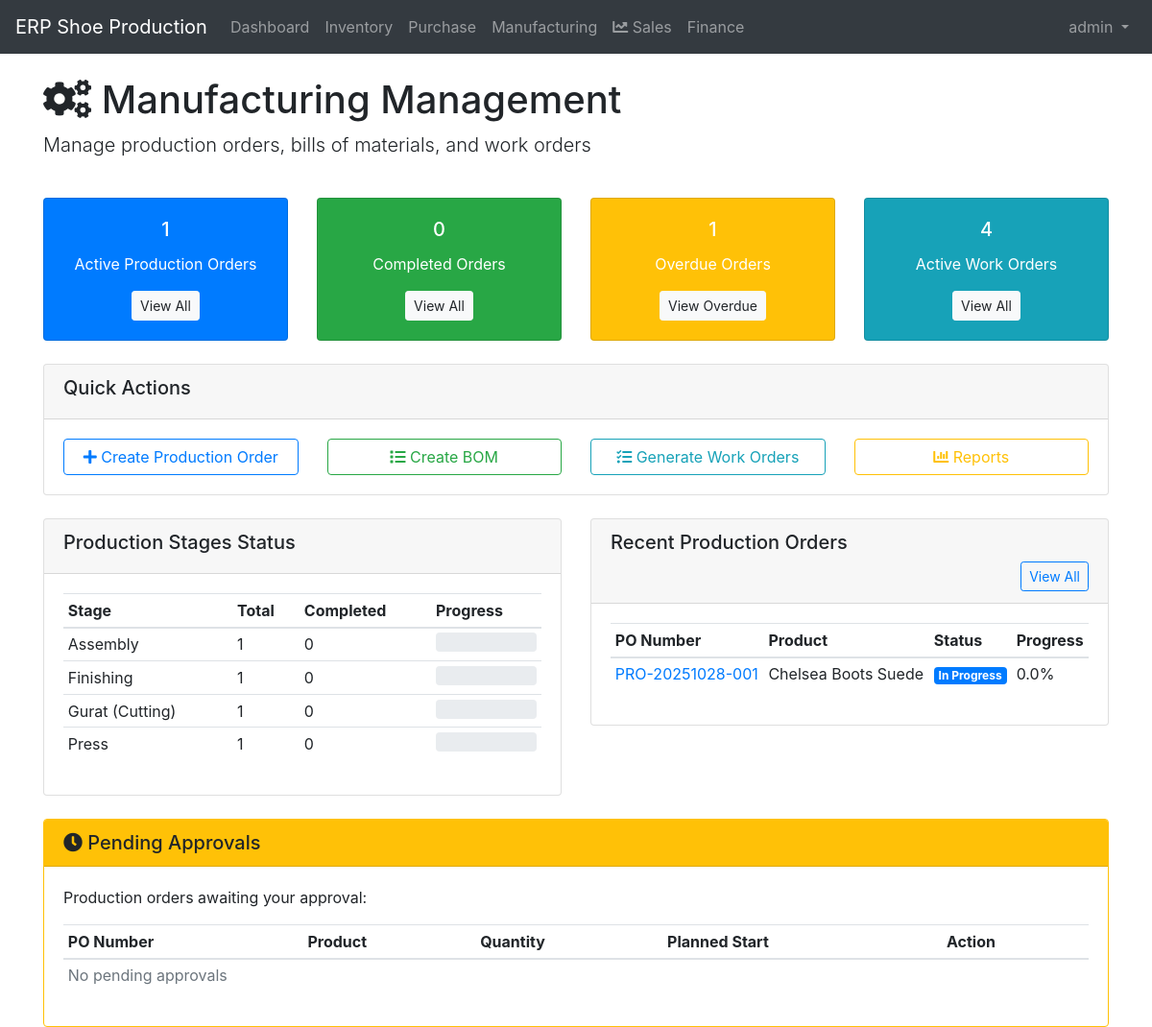
The page /manufacturing/ (signed in) on the database as committed earlier.
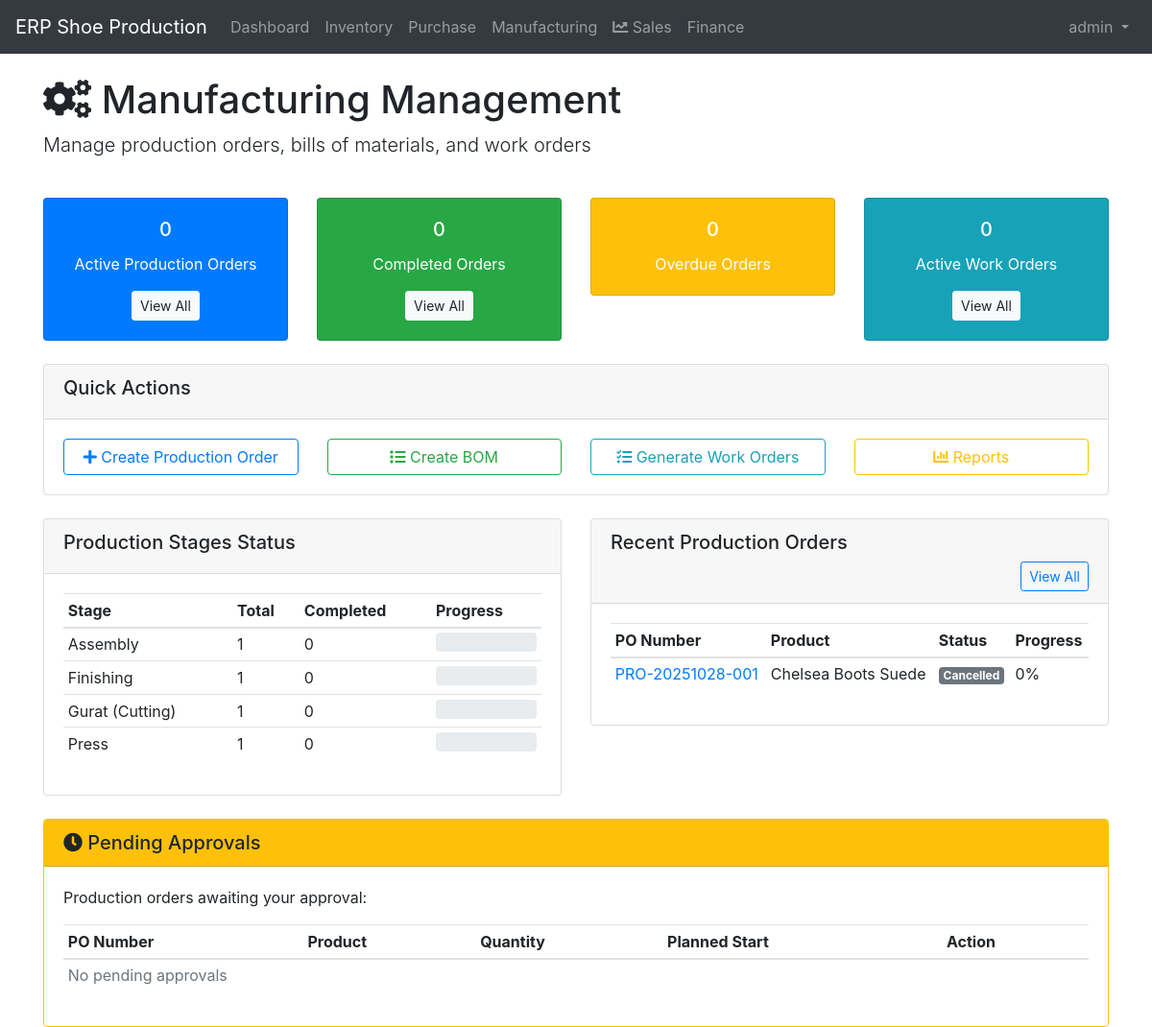
The same page on the database as committed later.
### manufacturing/models.py (models this page shows, shortened)
class ProductionOrder(models.Model):
    STATUS_CHOICES = [
        ('draft', 'Draft'),
        ('pending_approval', 'Pending Approval'),
        ('approved', 'Approved'),
        ('in_progress', 'In Progress'),
        ('completed', 'Completed'),
        ('cancelled', 'Cancelled'),
    ]
    PRIORITY_CHOICES = [
        ('low', 'Low'),
        ('medium', 'Medium'),
        ('high', 'High'),
        ('urgent', 'Urgent'),
    ]
    po_number = models.CharField(max_length=20, unique=True, help_text="Production order number")
    product = models.ForeignKey(FinishedProduct, on_delete=models.CASCADE, related_name='production_orders')
    quantity = models.DecimalField(max_digits=10, decimal_places=2, help_text="Quantity to produce")
    planned_start_date = models.DateField(help_text="Planned production start date")
    planned_end_date = models.DateField(help_text="Planned production completion date")
    actual_start_date = models.DateField(null=True, blank=True, help_text="Actual production start date")
    actual_end_date = models.DateField(null=True, blank=True, help_text="Actual production completion date")
    status = models.CharField(max_length=20, choices=STATUS_CHOICES, default='draft')
    priority = models.CharField(max_length=10, choices=PRIORITY_CHOICES, default='medium')
    created_by = models.ForeignKey(User, on_delete=models.CASCADE, related_name='created_production_orders')
    approved_by = models.ForeignKey(User, on_delete=models.SET_NULL, null=True, blank=True, related_name='approved_production_orders')
    approved_at = models.DateTimeField(null=True, blank=True)
    notes = models.TextField(blank=True, help_text="Additional notes")
    created_at = models.DateTimeField(auto_now_add=True)
    updated_at = models.DateTimeField(auto_now=True)
    class Meta:
        ordering = ['-planned_start_date', '-created_at']
        verbose_name = 'Production Order'
        verbose_name_plural = 'Production Orders'
    @property
    def progress_percentage(self):
        if self.status == 'completed':
            return 100
        elif self.status == 'in_progress':
            work_orders = self.work_orders.all()
            if work_orders.exists():
                completed_orders = work_orders.filter(status='completed').count()
                return round((completed_orders / work_orders.count()) * 100, 2)
        return 0

### inventory/models.py (models this page shows, shortened)
class FinishedProduct(models.Model):
    SIZE_CHOICES = [
        ('35', '35'),
        ('36', '36'),
        ('37', '37'),
        ('38', '38'),
        ('39', '39'),
        ('40', '40'),
        ('41', '41'),
        ('42', '42'),
        ('43', '43'),
        ('44', '44'),
        ('45', '45'),
    ]
    COLOR_CHOICES = [
        ('black', 'Black'),
        ('white', 'White'),
        ('brown', 'Brown'),
        ('blue', 'Blue'),
        ('red', 'Red'),
        ('green', 'Green'),
        ('yellow', 'Yellow'),
        ('gray', 'Gray'),
        ('navy', 'Navy'),
        ('beige', 'Beige'),
        ('sands', 'Sands'),
    ]
    code = models.CharField(max_length=20, unique=True)
    name = models.CharField(max_length=200)
    category = models.ForeignKey(ProductCategory, on_delete=models.CASCADE)
    size = models.CharField(max_length=10, choices=SIZE_CHOICES)
    color = models.CharField(max_length=20, choices=COLOR_CHOICES)
    description = models.TextField(blank=True)
    current_stock = models.IntegerField(default=0)
    minimum_stock = models.IntegerField(default=0)
    unit_price = models.DecimalField(max_digits=10, decimal_places=2, default=0)
    is_active = models.BooleanField(default=True)
    created_at = models.DateTimeField(auto_now_add=True)
    updated_at = models.DateTimeField(auto_now=True)

### manufacturing/views.py (the view)
# urls.py: path('', views.manufacturing_list, name='manufacturing_list'),
@login_required
def manufacturing_list(request):
    active_pos = ProductionOrder.objects.filter(status__in=['approved', 'in_progress']).count()
    completed_pos = ProductionOrder.objects.filter(status='completed').count()
    overdue_pos = ProductionOrder.objects.filter(
        planned_end_date__lt=timezone.now().date(),
        status__in=['approved', 'in_progress']
    ).count()
    active_work_orders = WorkOrder.objects.filter(status__in=['pending', 'in_progress']).count()
    recent_pos = ProductionOrder.objects.select_related('product', 'created_by').order_by('-created_at')[:5]
    stage_stats = WorkOrder.objects.values('stage').annotate(
        count=Count('id'),
        completed=Count('id', filter=Q(status='completed'))
    ).order_by('stage')
    context = {
        'active_pos': active_pos,
        'completed_pos': completed_pos,
        'overdue_pos': overdue_pos,
        'active_work_orders': active_work_orders,
        'recent_pos': recent_pos,
        'stage_stats': stage_stats,
    }
    return render(request, 'manufacturing/dashboard.html', context)

### templates/manufacturing/dashboard.html (shortened to what the changed rows need)
{% extends 'base.html' %}
{% load bootstrap4 %}
{% block content %}
<div class="row">
    <div class="col-12">
        <h1><i class="fas fa-cogs"></i> Manufacturing Management</h1>
    </div>
</div>
<div class="row mt-4">
    <div class="col-md-3">
        <div class="card text-center bg-primary text-white">
            <div class="card-body">
                <h5 class="card-title">{{ active_pos }}</h5>
                <p class="card-text">Active Production Orders</p>
                <a href="{% url 'production_order_list' %}" class="btn btn-light btn-sm">View All</a>
            </div>
        </div>
    </div>
    <div class="col-md-3">
        <div class="card text-center bg-warning text-white">
            <div class="card-body">
                <h5 class="card-title">{{ overdue_pos }}</h5>
                <p class="card-text">Overdue Orders</p>
                {% if overdue_pos > 0 %}
                    <a href="{% url 'production_order_list' %}?status=overdue" class="btn btn-light btn-sm">View Overdue</a>
                {% endif %}
            </div>
        </div>
    </div>
    <div class="col-md-3">
        <div class="card text-center bg-info text-white">
            <div class="card-body">
                <h5 class="card-title">{{ active_work_orders }}</h5>
                <p class="card-text">Active Work Orders</p>
                <a href="{% url 'work_order_list' %}" class="btn btn-light btn-sm">View All</a>
            </div>
        </div>
    </div>
</div>
<div class="row mt-4">
    <div class="col-md-6">
        <div class="card">
            <div class="card-body">
                <div class="table-responsive">
                    <table class="table table-sm">
                        <thead>
                            <tr>
                                <th>Stage</th>
                                <th>Total</th>
                                <th>Completed</th>
                                <th>Progress</th>
                            </tr>
                        </thead>
                    </table>
                </div>
            </div>
        </div>
    </div>
    <div class="col-md-6">
        <div class="card">
            <div class="card-body">
                <div class="table-responsive">
                    <table class="table table-sm">
                        <thead>
                            <tr>
                                <th>PO Number</th>
                                <th>Product</th>
                                <th>Status</th>
                                <th>Progress</th>
                            </tr>
                        </thead>
                        <tbody>
                            {% for po in recent_pos %}
                            <tr>
                                <td><a href="{% url 'production_order_detail' po.pk %}">{{ po.po_number }}</a></td>
                                <td>{{ po.product.name }}</td>
                                <td>
                                    <span class="badge badge-{% if po.status == 'completed' %}success{% elif po.status == 'in_progress' %}primary{% elif po.status == 'approved' %}info{% else %}secondary{% endif %}">
                                        {{ po.get_status_display }}
                                    </span>
                                </td>
                                <td>{{ po.progress_percentage }}%</td>
                            </tr>
                            {% empty %}
                            <tr>
                                <td colspan="4" class="text-muted">No recent production orders</td>
                            </tr>
                            {% endfor %}
                        </tbody>
                    </table>
                </div>
            </div>
        </div>
    </div>
</div>
{% if user.userprofile.role == 'production_manager' or user.userprofile.role == 'admin' %}
<div class="row mt-4">
    <div class="col-12">
        <div class="card border-warning">
            <div class="card-body">
                <div class="table-responsive">
                    <table class="table table-sm">
                        <thead>
                            <tr>
                                <th>PO Number</th>
                                <th>Product</th>
                                <th>Quantity</th>
                                <th>Planned Start</th>
                                <th>Action</th>
                            </tr>
                        </thead>
                    </table>
                </div>
            </div>
        </div>
    </div>
</div>
{% endif %}
{% endblock %}

Rows that differ between the two databases and show on the page:
changed ProductionOrder "PRO-20251028-001": status "In Progress" → "Cancelled"; progress_percentage "0.0" → "0"
Other text that changed with them:
{{ active_pos }}: "1" → "0"
{{ overdue_pos }}: "1" → "0"
{{ active_work_orders }}: "4" → "0"
text no longer shown: "View Overdue"
